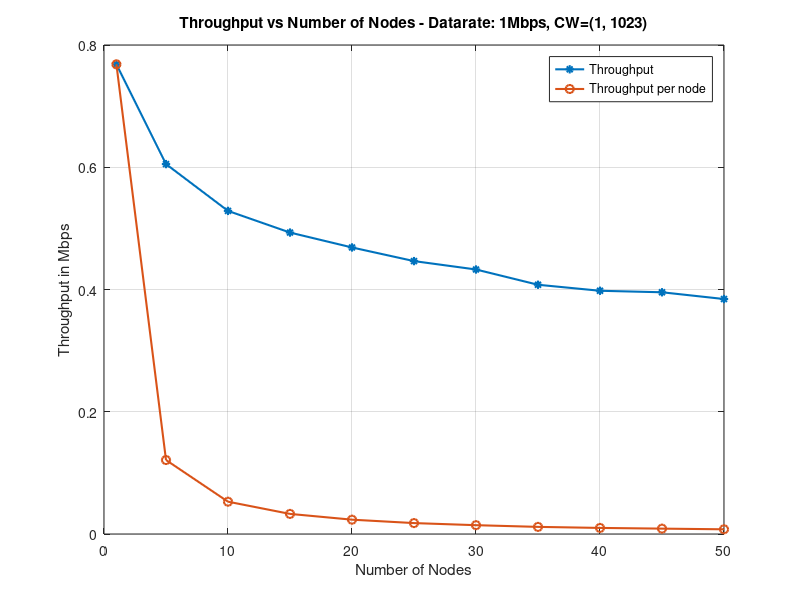
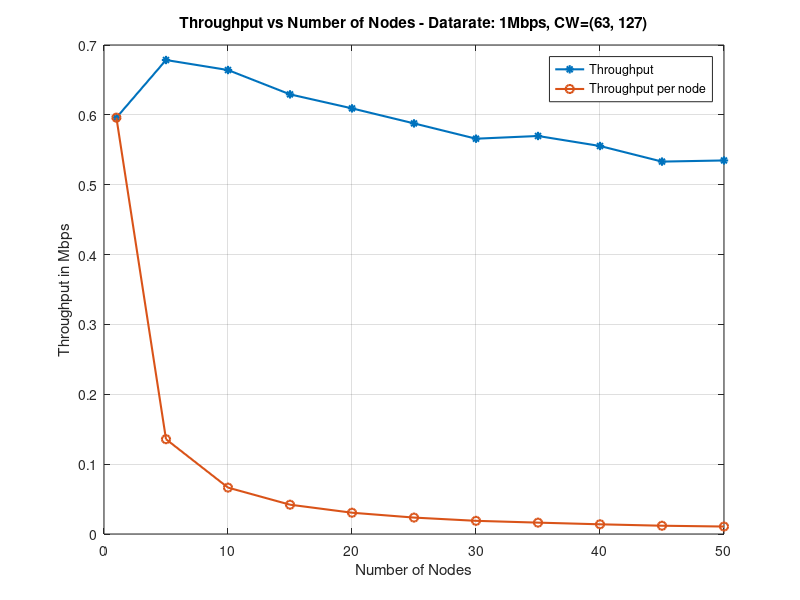
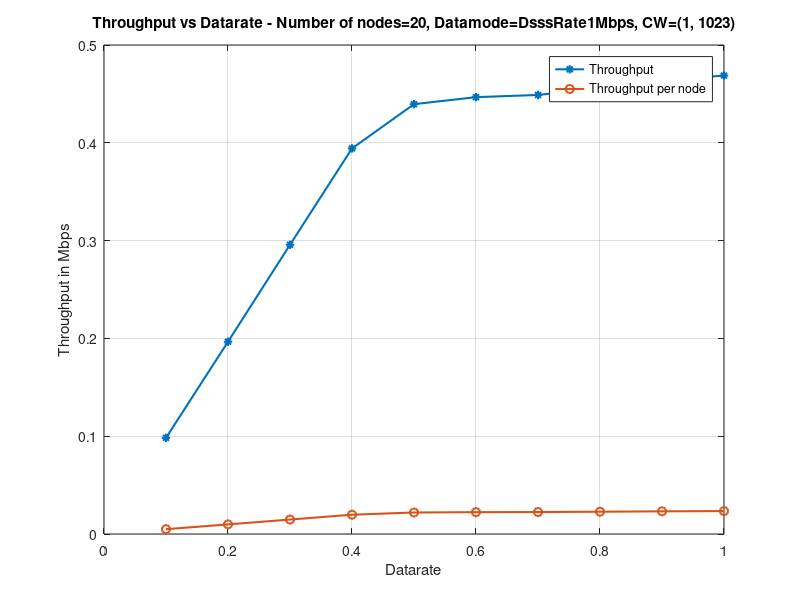
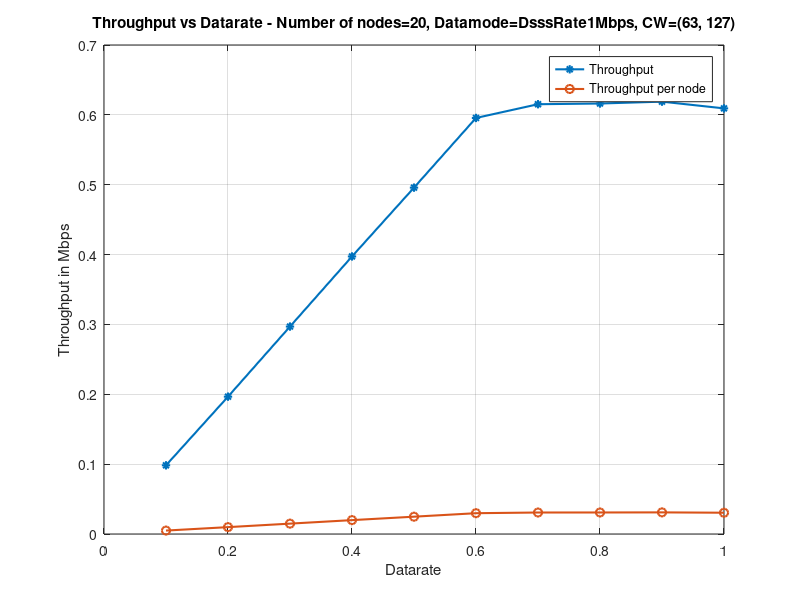

The MATLAB script that drew these images, in order:
clear; 
clc; 
close all;

%%%%%%%%%%%%%%%%%%%%%%%%%%%%%%%%%%%%%%%%%%%%%%%%%%%%%%%%%%%%%%%%%%%%%%%%%%
%%%%%%%%%%%%%%%%%%%%%%%%%%%%%%%%% NS3 Plots %%%%%%%%%%%%%%%%%%%%%%%%%%%%%%
%%%%%%%%%%%%%%%%%%%%%%%%%%%%%%%%%%%%%%%%%%%%%%%%%%%%%%%%%%%%%%%%%%%%%%%%%%

%Case A E1:

num_stations=[1,5,10,15,20,25,30,35,40,45,50];
t_A_E1=[0.76841,0.605184,0.528589,0.493158,0.468787,0.446464,0.432742,0.407757,0.397926,0.395469,0.38441];
t_A_E1_pernode=[0.76841,0.121037,0.0528589,0.0328772,0.0234394,0.0178586,0.0144247,0.0116502,0.00994816,0.0087882,0.00768819];

figure, plot(num_stations,t_A_E1,'-*','LineWidth',1.5);
hold on
plot(num_stations, t_A_E1_pernode,'-o','LineWidth',1.5);
xlim([0 50]);
xlabel("Number of Nodes");
ylabel("Throughput in Mbps");
title("Throughput vs Number of Nodes - Datarate: 1Mbps, CW=(1, 1023)");
legend('Throughput', 'Throughput per node');
grid on;
hold off;


%Case B E1:
t_B_E1=[0.595968,0.678502,0.664166,0.62935,0.60928,0.587776,0.565862,0.569754,0.555418,0.533094,0.534733];
t_B_E1_pernode=[0.595968,0.1357,0.0664166,0.0419567,0.030464,0.023511,0.0188621,0.0162787,0.0138854,0.0118465,0.0106947];

figure, plot(num_stations,t_B_E1,'-*','LineWidth',1.5);
hold on
plot(num_stations, t_B_E1_pernode,'-o','LineWidth',1.5);
xlim([0 50]);
xlabel("Number of Nodes");
ylabel("Throughput in Mbps");
title("Throughput vs Number of Nodes - Datarate: 1Mbps, CW=(63, 127)");
legend('Throughput', 'Throughput per node');
grid on;
hold off;

%Case A E2
data_rate=[0.1,0.2,0.3,0.4,0.5,0.6,0.7,0.8,0.9,1.0];
t_A_E2=[0.098304,0.196608,0.295731,0.39424,0.439501,0.446669,0.448922,0.455885,0.463667,0.468787];
t_A_E2_pernode=[0.0049152,0.0098304,0.0147866,0.019712,0.021975,0.0223334,0.0224461,0.0227942,0.0231834,0.0234394];
figure, plot(data_rate,t_A_E2,'-*','LineWidth',1.5);
hold on
plot(data_rate, t_A_E2_pernode,'-o','LineWidth',1.5);
xlim([0 1]);
xlabel("Datarate");
ylabel("Throughput in Mbps");
title("Throughput vs Datarate - Number of nodes=20, Datamode=DsssRate1Mbps, CW=(1, 1023)");
legend('Throughput', 'Throughput per node');
grid on;
hold off;

%Case B E2
t_B_E2=[0.098304,0.196608,0.29696,0.397312,0.495821,0.595558,0.615219,0.616243,0.618906,0.60928];
t_B_E2_pernode=[0.0049152,0.0098304,0.014848,0.0198656,0.024791,0.0297779,0.030761,0.0308122,0.0309453,0.030464];
figure, plot(data_rate,t_B_E2,'-*','LineWidth',1.5);
hold on
plot(data_rate, t_B_E2_pernode,'-o','LineWidth',1.5);
xlim([0 1]);
xlabel("Datarate");
ylabel("Throughput in Mbps");
title("Throughput vs Datarate - Number of nodes=20, Datamode=DsssRate1Mbps, CW=(63, 127)");
legend('Throughput', 'Throughput per node');
grid on;
hold off;


%Case A E2 Extra: 

%Using different datamodes: DsssRate1Mbps, DsssRate2Mbps,
%DsssRate5_5Mbps, DsssRate11Mbps

data_rate_extra=[1,2,5.5,11];
t_A_E2_extra=[0.468787,0.886784,1.85221,2.67121];
t_A_E2_extra_pernode=[0.0234394,0.0443392,0.0926106,0.13356];

figure, plot(data_rate_extra,t_A_E2_extra,'-*','LineWidth',1.5);
hold on
plot(data_rate_extra, t_A_E2_extra_pernode,'-o','LineWidth',1.5);
xlim([0 12]);
xlabel("Datarate");
ylabel("Throughput in Mbps");
title("Throughput vs Datarate for different datamodes - Number of nodes=20, CW=(1, 1023)");
legend('Throughput', 'Throughput per node');
grid on;
hold off;


%Case B E2 Extra:

%Using different datamodes: DsssRate1Mbps, DsssRate2Mbps,
%DsssRate5_5Mbps, DsssRate11Mbps

t_B_E2_extra=[0.60928,1.0924,2.1461,2.94584];
t_B_E2_extra_pernode=[0.030464,0.0546202,0.107305,0.147292];

figure, plot(data_rate_extra,t_B_E2_extra,'-*','LineWidth',1.5);
hold on
plot(data_rate_extra, t_B_E2_extra_pernode,'-o','LineWidth',1.5);
xlim([0 12]);
xlabel("Datarate");
ylabel("Throughput in Mbps");
title("Throughput vs Datarate for different datamodes- Number of nodes=20, CW=(63, 127)");
legend('Throughput', 'Throughput per node');
grid on;
hold off;


%%%%%%%%%%%%%%%%%%%%%%%%%%%%%%%%%%%%%%%%%%%%%%%%%%%%%%%%%%%%%%%%%%%%%%%%%%
%%%% Numerical calculation - Bianchi's Paper vs ns3 Simulation output %%%%
%%%%%%%%%%%%%%%%%%%%%%%%%%%%%%%%%%%%%%%%%%%%%%%%%%%%%%%%%%%%%%%%%%%%%%%%%%


% Set default parameters from the Bianchi Paper
SIFS = 28; % microseconds
DIFS = 128; % microseconds
slot_time = 50; % microseconds
prop_delay = 1; % microseconds
PayLoad = 4096; % 8184 as per Bianchi Paper. Changed to 4096 as we have used 512 bytes in the simulation. 
MAC_header = 272; % bits
PHY_header = 128; % bits
ack = 112; % bits
Packet = MAC_header + PHY_header + PayLoad; % bits
ACK = 112 + PHY_header; % bits
Ts = (Packet + SIFS + ACK + DIFS + 2 * prop_delay) / slot_time;
Tc = (Packet + DIFS + prop_delay) / slot_time;

W=1;
m=10;
throughput = [];
for n = 5 : 5 : 50
    fun = @(p) (p-1+(1-2*(1-2*p)/((1-2*p)*(W+1)+ p*W*(1-(2*p)^m)))^(n-1)); % Using equation 2 and 3 from Bianchi's paper.
    P = fzero(fun,[0,1]); %Here P is the probability of collision. 
    tau = 2*(1-2*P)/((1-2*P)*(W+1)+ P*W*(1-(2*P)^m)); % Implementing Equation 2.Here, tau is probability that a station transmits in a generic slot time
    Ptr = 1 - (1 - tau) ^ n; % Probability that in a slot time there is at least one transmission, given n active stations.
    Ps = n * tau * (1 - tau) ^ (n - 1) / Ptr; % Ps is the probability that a transmission is successful
    E_Idle = 1 / Ptr - 1; % Expected number of consecutive idle slots between two consecutive collisions.
    throughput = [throughput, Ps*(PayLoad/slot_time)/(E_Idle+Ps*Ts+(1-Ps)*Tc)];
end

figure, plot(5 : 5 : 50,throughput,'-*','LineWidth',1.5);
hold on
xlim([0 50]);
xlabel("Number of Nodes");
ylabel("Saturation throughput");
title("Saturation Throughput: NS-3 simulation vs Bianchi's paper");
grid on;

% ns3 simulation output for W=1 and m=10
tns3_1=[0.605184,0.528589,0.493158,0.468787,0.446464,0.432742,0.407757,0.397926,0.395469,0.38441];
plot(5 : 5 : 50,tns3_1,'-*','LineWidth',1.5);


W=64;
m=1;
throughput = [];
for n = 5 : 5 : 50
    fun = @(p) (p-1+(1-2*(1-2*p)/((1-2*p)*(W+1)+ p*W*(1-(2*p)^m)))^(n-1)); % Using equation 2 and 3 from Bianchi's paper.
    P = fzero(fun,[0,1]); %Here P is the probability of collision. 
    tau = 2*(1-2*P)/((1-2*P)*(W+1)+ P*W*(1-(2*P)^m)); % Implementing Equation 2.Here, tau is probability that a station transmits in a generic slot time
    Ptr = 1 - (1 - tau) ^ n; % Probability that in a slot time there is at least one transmission, given n active stations.
    Ps = n * tau * (1 - tau) ^ (n - 1) / Ptr; % Ps is the probability that a transmission is successful
    E_Idle = 1 / Ptr - 1; % Expected number of consecutive idle slots between two consecutive collisions.
    throughput = [throughput, Ps*(PayLoad/slot_time)/(E_Idle+Ps*Ts+(1-Ps)*Tc)];
end
plot(5 : 5 : 50,throughput,'-o','LineWidth',1.5);

% ns3 simulation output for W=64 and m=1
tns3_2=[0.678502,0.664166,0.62935,0.60928,0.587776,0.565862,0.569754,0.555418,0.533094,0.534733];
plot(5 : 5 : 50,tns3_2,'-o','LineWidth',1.5);

legend('Bianchi: W=1, m=10', 'NS-3 sim: W=1, m=10', 'Bianchi: W=64, m=1', 'NS-3 sim: W=64, m=1')

hold off





